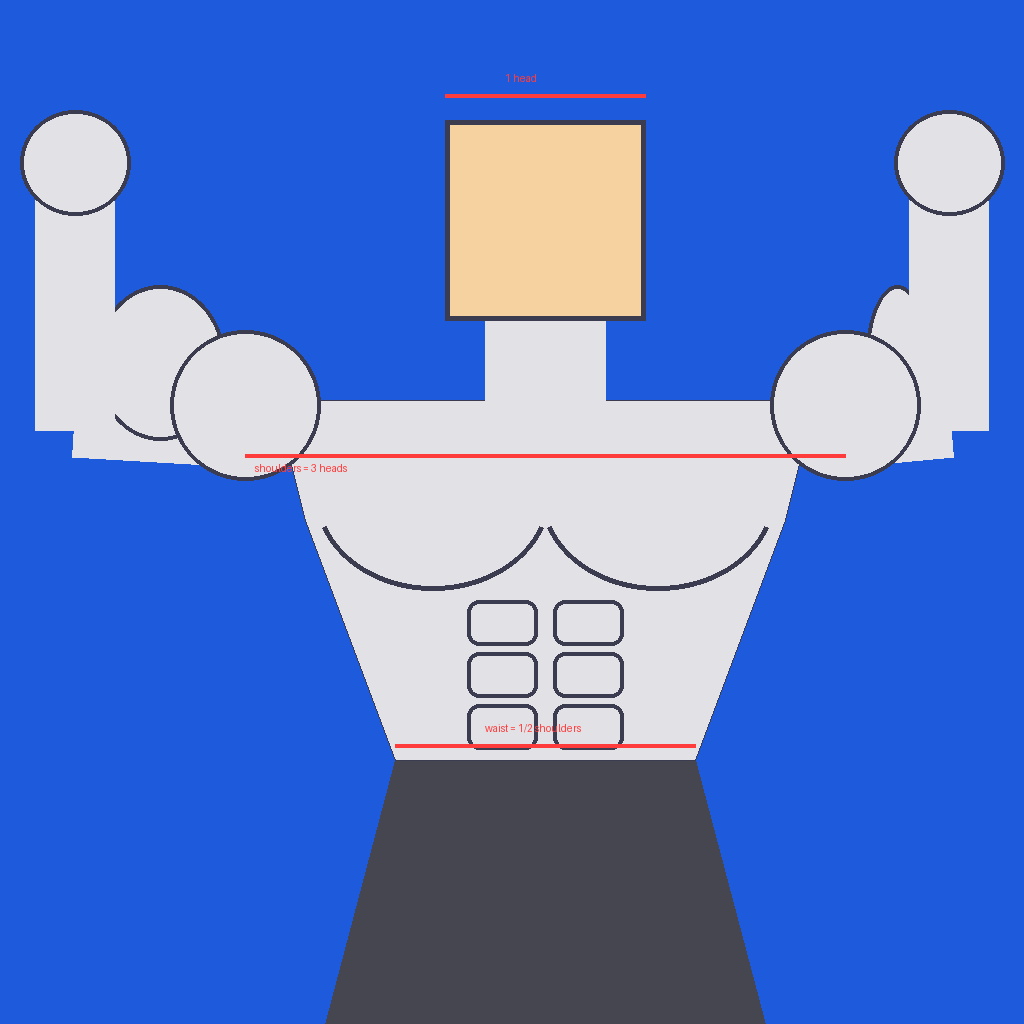

This figure's Python source:
# Draws the aesthetic proportion guide (front double biceps, mid-thigh crop) used as the ChatGPT reference.
from PIL import Image, ImageDraw
W = 1024; H = 200  # H = head width
im = Image.new('RGB', (W, W), (30, 90, 220)); d = ImageDraw.Draw(im)
cx = 545; F = (225, 225, 230); L = (60, 60, 80)
sh = 3 * H; wa = sh // 2                          # shoulders 3 heads, waist half the shoulders
sy, wy = 400, 760
sl, sr = cx - sh // 2, cx + sh // 2
# thighs sweep out below the waist (X-frame), cut at the bottom edge
d.polygon([(cx - wa//2, wy), (cx + wa//2, wy), (cx + wa//2 + 70, W), (cx - wa//2 - 70, W)], fill=(70, 70, 80))
# torso V: lats flare from the armpits down to a tight waist
d.polygon([(sl + 30, sy), (sr - 30, sy), (sr - 60, 520), (cx + wa//2, wy), (cx - wa//2, wy), (sl + 60, 520)], fill=F, outline=L)
# pecs, abs
d.arc((sl + 70, 400, cx + 5, 590), 20, 160, fill=L, width=5); d.arc((cx - 5, 400, sr - 70, 590), 20, 160, fill=L, width=5)
for r in range(3):
    for s in (-1, 1): d.rounded_rectangle((cx + s*8 + (0 if s > 0 else -70), 600 + r*52, cx + s*8 + (70 if s > 0 else 0), 645 + r*52), 12, outline=L, width=4)
for s in (-1, 1):
    x0 = sl if s < 0 else sr
    ex = 75 if s < 0 else W - 75
    d.line([(x0, sy + 20), (ex, sy + 10)], fill=F, width=95)           # upper arm out
    d.ellipse((min(x0, ex) + 20, sy - 115, max(x0, ex) - 20, sy + 40), fill=F, outline=L, width=4)  # biceps peak ~ head size
    d.line([(ex, sy + 30), (ex, 170)], fill=F, width=80)               # forearm up
    d.ellipse((ex - 55, 110, ex + 55, 215), fill=F, outline=L, width=4) # fist
    d.ellipse((x0 - 75, sy - 70, x0 + 75, sy + 80), fill=F, outline=L, width=4)  # round capped delt
d.rectangle((cx - 60, 320, cx + 60, sy + 10), fill=F)                  # neck = arm thickness
d.rectangle((cx - H//2, 120, cx + H//2, 320), fill=(245, 210, 160), outline=L, width=5)  # blocky head, 1 head wide
# measurement marks
R = (255, 60, 60)
d.line([(sl, 455), (sr, 455)], fill=R, width=4); d.line([(cx - wa//2, wy - 15), (cx + wa//2, wy - 15)], fill=R, width=4)
d.line([(cx - H//2, 95), (cx + H//2, 95)], fill=R, width=4)
d.text((cx - 40, 72), "1 head", fill=R); d.text((sl + 10, 462), "shoulders = 3 heads", fill=R); d.text((cx - 60, wy - 38), "waist = 1/2 shoulders", fill=R)
im.save('proportion_guide.png'); print('ok')
